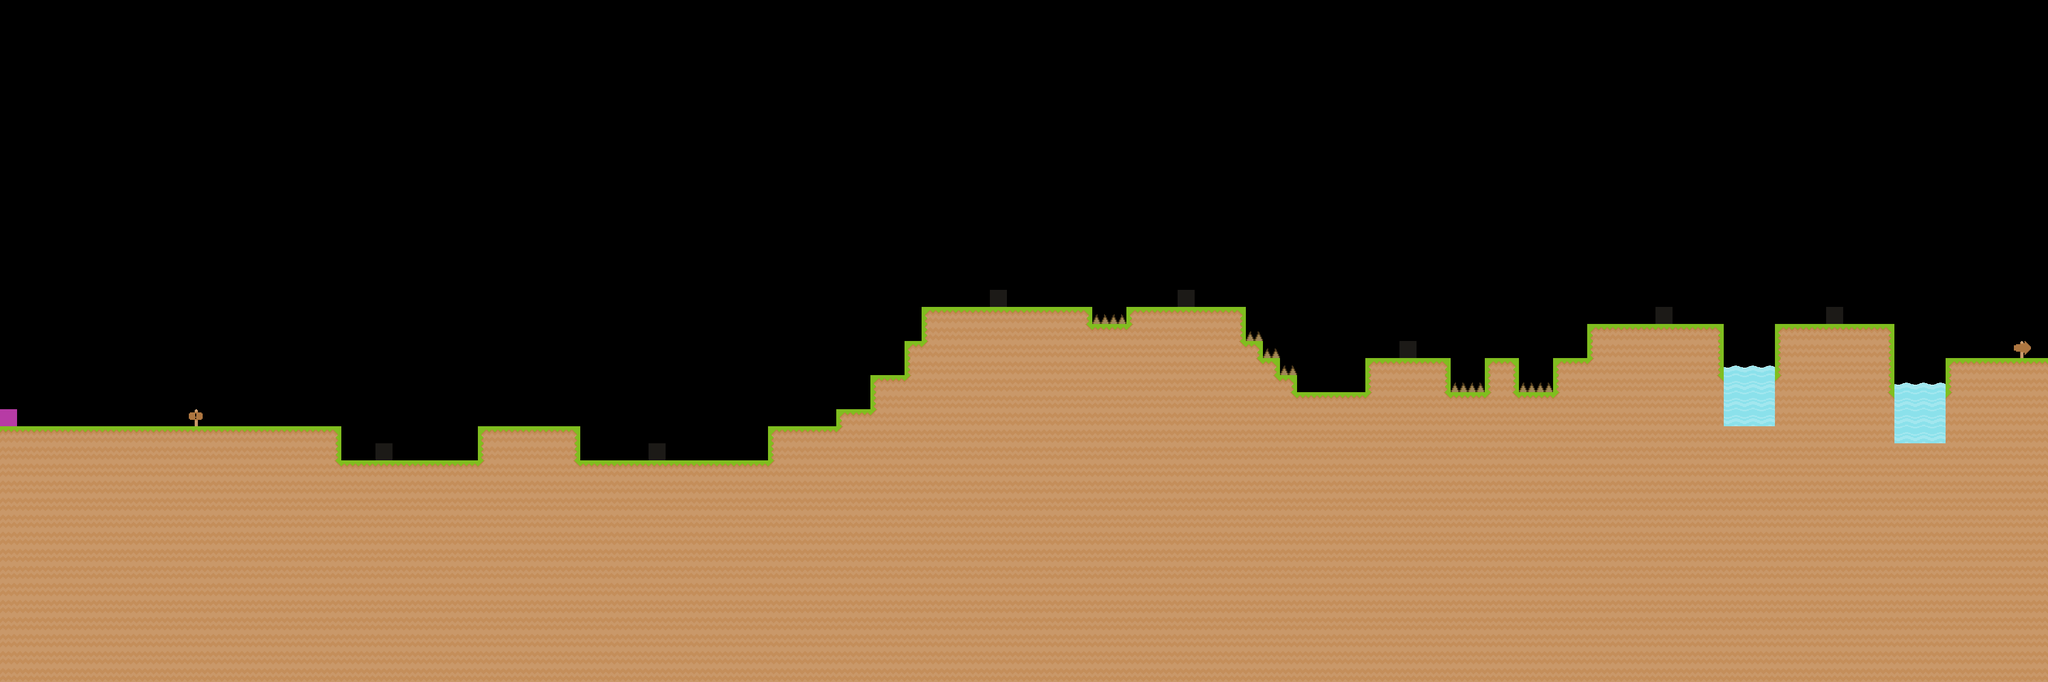

Rendered tile map (Tiled .tmx) drawn with the repository's tilesets; below, a short description and the map source with its tile grids summarised:
An orthogonal 120x40 tile map with 32x32 px tiles, 2 tile layers (Ground, Water).

<map version="1.4" tiledversion="1.4.2" orientation="orthogonal" renderorder="right-down" width="120" height="40" tilewidth="32" tileheight="32" infinite="0" nextlayerid="4" nextobjectid="1">
 <tileset firstgid="1" source="tileset2.tsx" />
 <layer id="1" name="Ground" width="120" height="40">
  <data>[4800 cells, 2100 non-empty, 13 distinct tile ids]</data>
 </layer>
 <layer id="3" name="Water" width="120" height="40">
  <data>[4800 cells, 24 non-empty, 2 distinct tile ids]</data>
 </layer>
</map>
